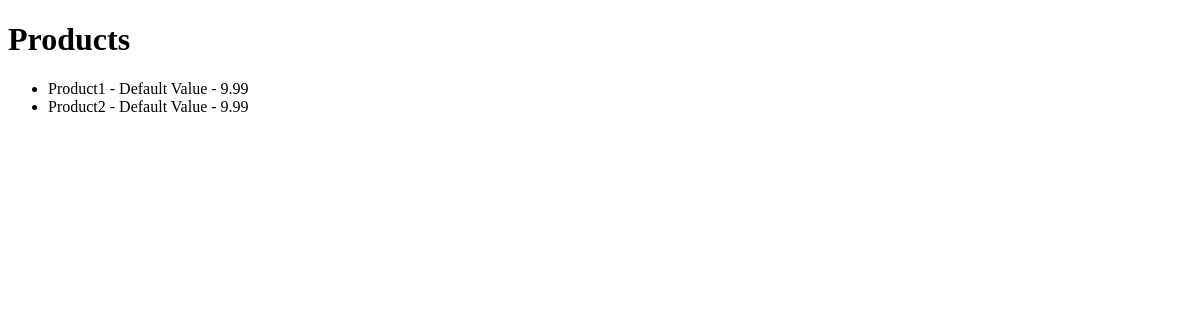
/products/list/, run on an earlier commit of the app's database.
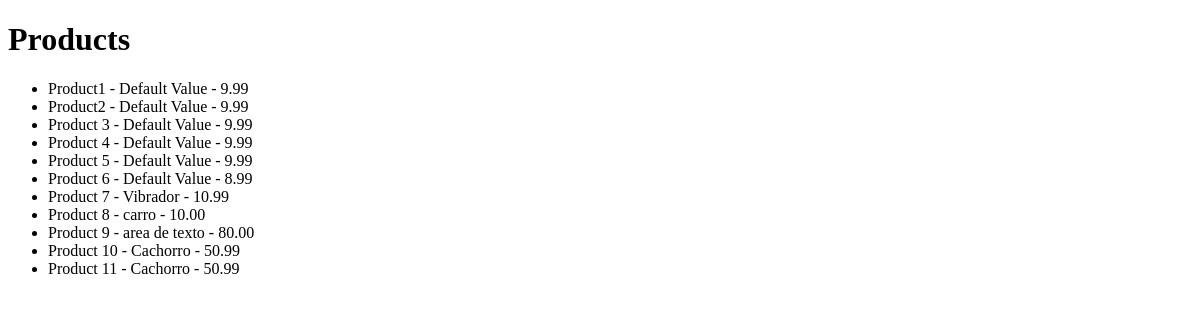
And on a later commit of the database.
### products/models.py (models this page shows)
class Product(models.Model):
    title = models.CharField(max_length=30)
    slug = models.SlugField(unique=True, blank=True)
    description = models.TextField(default='Default Value')
    price = models.DecimalField(max_digits=100, decimal_places=2, default=9.99)
    sale_price = models.DecimalField(max_digits=100, decimal_places=2, default=6.99,
                                     null=True, blank=True)
    def __str__(self):
        return self.title

### products/views.py (the view)
# urls.py: path('list/', ProductListView.as_view(), name='product_list_view'),
class ProductListView(ListView):
    model = Product
    def get_queryset(self, *args, **kwargs):
        qs = super(ProductListView, self).get_queryset(**kwargs)
        return qs

### templates/products/product_list.html
{% extends "base.html" %}
{% block content %}
    <h1>Products</h1>
    <ul>
    {% for instance in object_list %}
        <li>{{ instance }} - {{ instance.description }} - {{ instance.price }}</li>
    {% empty %}
        <li>No products yet</li>
    {% endfor %}
    </ul>
{% endblock %}

### templates/base.html (shortened to what this page needs)
<!DOCTYPE html>
<html lang="en">
<head>
</head>
<body>
{% block content %}
{% endblock content %}
</body>
</html>

What changed in the data, as far as the page shows it:
added Product: title "Product 3", description "Default Value", price "9.99"
added Product: title "Product 4", description "Default Value", price "9.99"
added Product: title "Product 5", description "Default Value", price "9.99"
added Product: title "Product 6", description "Default Value", price "8.99"
added Product: title "Product 7", description "Vibrador", price "10.99"
added Product: title "Product 8", description "carro", price "10.00"
added Product: title "Product 9", description "area de texto", price "80.00"
added Product: title "Product 10", description "Cachorro", price "50.99"
added Product: title "Product 11", description "Cachorro", price "50.99"
